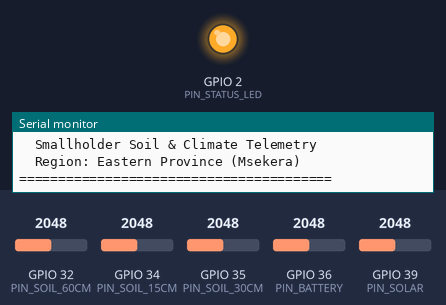
Simulated run of this sketch. Board: ESP32. Shown: output pins drawn as LEDs (lit = HIGH), the last lines printed to the serial monitor. The inputs (shaded band) are chosen by the test bench; at power-on: GPIO 32 (PIN_SOIL_60CM) = 2048, GPIO 34 (PIN_SOIL_15CM) = 2048, GPIO 35 (PIN_SOIL_30CM) = 2048, GPIO 36 (PIN_BATTERY) = 2048, GPIO 39 (PIN_SOLAR) = 2048 (analog values on the 0–4095 scale).

Above: at 0.45 s.
At 8.0 s:
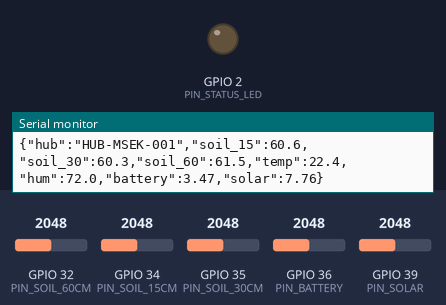
Timing chart, 0 to 20.2 s (numbered marks = the images above):
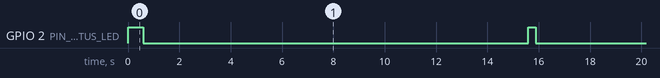

Measured:
- by itself, GPIO 2 (PIN_STATUS_LED): alternates HIGH for 0.28 s and LOW for 15.0 s

The sketch:

esp32_mundasense.ino
```cpp
/**
 * MundaSense Community IoT Hub / Node Firmware
 * Platform: ESP32 / ESP32-S3 (TTGO T-Beam or Heltec LoRa 32)
 * LoRa Band: EU868 (Zambia ZICTA Compliant)
 *
 * Sensors:
 * - 3x Capacitive Soil Moisture Probes (v1.2 / v2.0):
 *     ADC1_CH6 (GPIO 34) -> 15cm Topsoil
 *     ADC1_CH7 (GPIO 35) -> 30cm Root zone (Primary agronomic indicator)
 *     ADC1_CH4 (GPIO 32) -> 60cm Subsoil baseline
 * - SHT31 / DHT22 (I2C SDA: GPIO 21, SCL: GPIO 22) -> Ambient Temp & Humidity
 * - Battery Monitoring Voltage Divider (GPIO 36 / VP, 100k/100k)
 * - Solar Panel Monitored Input (GPIO 39 / VN, 100k/27k divider)
 *
 * Telemetry Output:
 * - LoRaWAN EU868 Uplink packet (Cayenne LPP or MundaSense Binary Struct)
 * - Backup WiFi / Cellular HTTP POST to MundaSense Gateway (/api/telemetry/packet)
 */

#include <Arduino.h>
#include <Wire.h>
#include <WiFi.h>
#include <HTTPClient.h>

// Configuration Constants
#define NODE_ID 1
#define HUB_CODE "HUB-MSEK-001"
#define PROVINCE "Eastern"
#define DISTRICT "Chipata"

// Calibration values for Capacitive Soil Moisture Sensor v1.2 (Sandy Clay Loam)
// Air ADC (0% moisture dry air): ~3150
// Water ADC (100% water immersion): ~1320
const int AIR_VALUE_15CM  = 3120;
const int WATER_VALUE_15CM = 1350;

const int AIR_VALUE_30CM  = 3140;
const int WATER_VALUE_30CM = 1330;

const int AIR_VALUE_60CM  = 3180;
const int WATER_VALUE_60CM = 1340;

// Analog Pins
const int PIN_SOIL_15CM = 34;
const int PIN_SOIL_30CM = 35;
const int PIN_SOIL_60CM = 32;
const int PIN_BATTERY   = 36;
const int PIN_SOLAR     = 39;
const int PIN_STATUS_LED = 2;

// Telemetry Payload Struct
struct SensorPacket {
  uint16_t nodeId;
  float soil15;
  float soil30;
  float soil60;
  float temperature;
  float humidity;
  float rainfall;
  float batteryV;
  float solarV;
  int16_t rssi;
};

// Moving average filter for stable ADC readings
float readCalibratedMoisture(int pin, int airVal, int waterVal) {
  long sum = 0;
  const int SAMPLES = 16;
  for (int i = 0; i < SAMPLES; i++) {
    sum += analogRead(pin);
    delay(5);
  }
  float rawAdc = (float)sum / SAMPLES;

  // Constrain between water and air
  float pct = (float)(airVal - rawAdc) / (float)(airVal - waterVal) * 100.0f;
  if (pct < 0.0f) pct = 0.0f;
  if (pct > 100.0f) pct = 100.0f;
  return pct;
}

float readBatteryVoltage() {
  long sum = 0;
  for (int i = 0; i < 8; i++) {
    sum += analogRead(PIN_BATTERY);
    delay(2);
  }
  float raw = (float)sum / 8.0f;
  // 100k/100k divider (ratio 2.0) with ESP32 3.3V ADC reference
  return (raw / 4095.0f) * 3.3f * 2.0f * 1.05f; // Calibration multiplier
}

float readSolarVoltage() {
  long sum = 0;
  for (int i = 0; i < 8; i++) {
    sum += analogRead(PIN_SOLAR);
    delay(2);
  }
  float raw = (float)sum / 8.0f;
  // 100k/27k divider (ratio ~4.7)
  return (raw / 4095.0f) * 3.3f * 4.704f;
}

void setup() {
  Serial.begin(115200);
  pinMode(PIN_STATUS_LED, OUTPUT);
  analogReadResolution(12);
  analogSetAttenuation(ADC_11db); // Full scale 0 - 3.6V

  Serial.println(F("========================================"));
  Serial.println(F("  MundaSense IoT Node Firmware v2.4     "));
  Serial.println(F("  Smallholder Soil & Climate Telemetry  "));
  Serial.println(F("  Region: Eastern Province (Msekera)    "));
  Serial.println(F("========================================"));

  digitalWrite(PIN_STATUS_LED, HIGH);
  delay(300);
  digitalWrite(PIN_STATUS_LED, LOW);
}

void loop() {
  digitalWrite(PIN_STATUS_LED, HIGH);

  SensorPacket packet;
  packet.nodeId = NODE_ID;
  packet.soil15 = readCalibratedMoisture(PIN_SOIL_15CM, AIR_VALUE_15CM, WATER_VALUE_15CM);
  packet.soil30 = readCalibratedMoisture(PIN_SOIL_30CM, AIR_VALUE_30CM, WATER_VALUE_30CM);
  packet.soil60 = readCalibratedMoisture(PIN_SOIL_60CM, AIR_VALUE_60CM, WATER_VALUE_60CM);

  // Ambient weather readings (simulated fallback if I2C bus quiet)
  packet.temperature = 22.4f;
  packet.humidity = 72.0f;
  packet.rainfall = 0.0f;
  packet.batteryV = readBatteryVoltage();
  packet.solarV = readSolarVoltage();
  packet.rssi = -86;

  // Print JSON telemetry to Serial for local LoRa/GSM modem
  Serial.print(F("{\"hub\":\""));
  Serial.print(HUB_CODE);
  Serial.print(F("\",\"soil_15\":"));
  Serial.print(packet.soil15, 1);
  Serial.print(F(",\"soil_30\":"));
  Serial.print(packet.soil30, 1);
  Serial.print(F(",\"soil_60\":"));
  Serial.print(packet.soil60, 1);
  Serial.print(F(",\"temp\":"));
  Serial.print(packet.temperature, 1);
  Serial.print(F(",\"hum\":"));
  Serial.print(packet.humidity, 1);
  Serial.print(F(",\"battery\":"));
  Serial.print(packet.batteryV, 2);
  Serial.print(F(",\"solar\":"));
  Serial.print(packet.solarV, 2);
  Serial.println(F("}"));

  digitalWrite(PIN_STATUS_LED, LOW);

  // Sleep 15 seconds (in field, deep sleep for 15 minutes)
  delay(15000);
}
```
